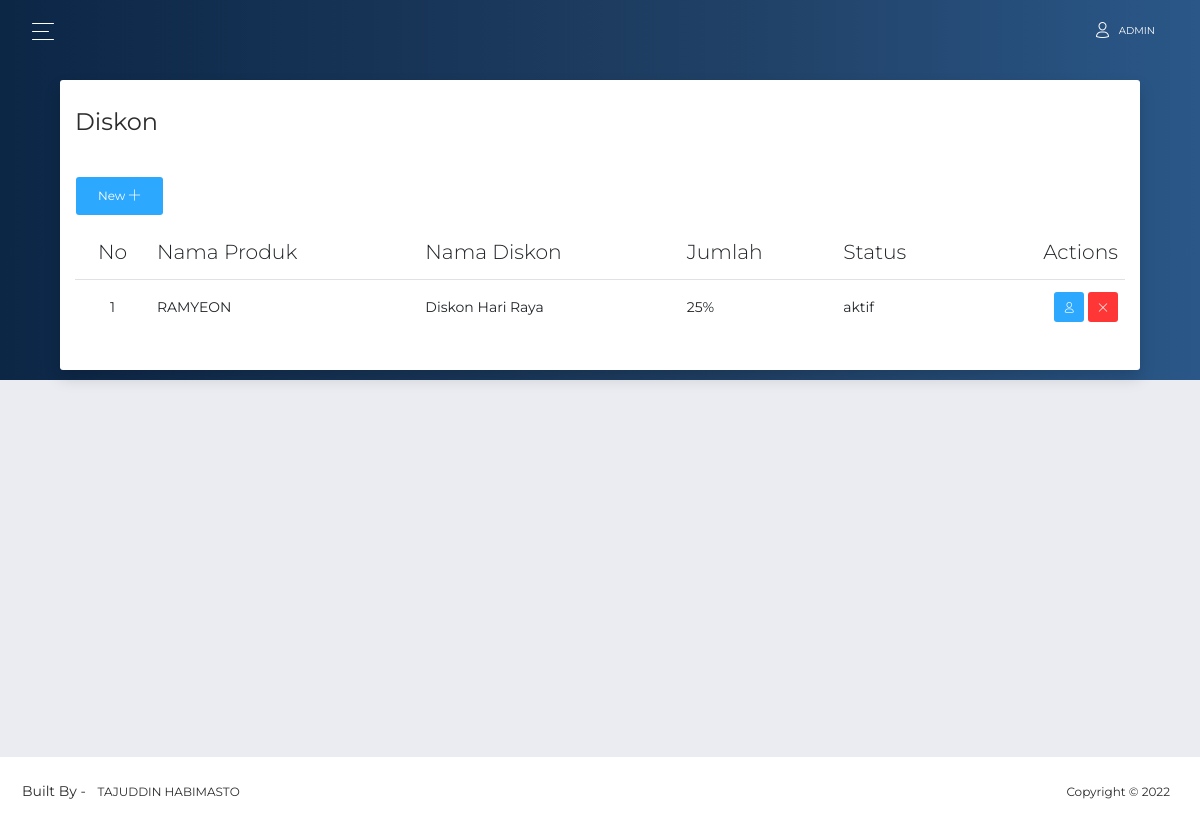
/admin/index.php?p=diskon (signed in), run on the app's committed database.
### tables this page shows
CREATE TABLE `diskon` (
  `id_diskon` int(11) NOT NULL,
  `id_produk` int(11) NOT NULL,
  `nama_diskon` varchar(100) NOT NULL,
  `jumlah_diskon` int(11) NOT NULL,
  `status` varchar(100) NOT NULL
);

CREATE TABLE `produk` (
  `id_produk` int(11) NOT NULL,
  `kategori_produk` varchar(50) NOT NULL,
  `nama_produk` varchar(100) NOT NULL,
  `detail_produk` varchar(300) NOT NULL,
  `harga_produk` double NOT NULL,
  `foto_produk` varchar(100) NOT NULL
);

### system/system.php (called while the page is built, shortened)
<?php
class koneksi{
    public $conn;
    function __construct()
    {
       $this->conn =  mysqli_connect("localhost", "root","","u6972820_cafe");
    }
function selectAll($query){
    $result = mysqli_query( $this->conn , $query);
    $rows = [];
    while ($row = mysqli_fetch_assoc($result) )
    {
        $rows[] = $row;
    }
    return $rows;
}
}
?>

### admin/pages/diskon/diskon.php (the view, shortened to what this page needs)
<div class="content container " style="margin-top: -300px;">
<div class="card shadow">
  <div class="card-header">
        <h4 class="card-title">Diskon</h4>
    </div>
    <div class="card-body">
    <a href="?p=tambah-diskon"  class="btn btn-info  justify-content-end ">New  <i class="now-ui-icons ui-1_simple-add"></i></a>
    <div class="table-responsive">
    <table class="table align-items-center table-flush">
    <thead>
        <tr>
            <th class="text-center">No</th>
            <th>Nama Produk</th>
            <th>Nama Diskon</th>
            <th>Jumlah</th>
            <th>Status</th>
            <th class="text-right">Actions</th>
        </tr>
    </thead>
    <tbody>
      <?php
      $no = 1;
      $query = $koneksi->selectAll("SELECT * FROM diskon,produk WHERE diskon.id_produk = produk.id_produk");
      foreach($query as $row):
      ?>
        <tr>
            <td class="text-center"><?= $no ?></td>
            <td><?= $row["nama_produk"] ?></td>
            <td><?= $row["nama_diskon"] ?></td>
            <td><?= $row["jumlah_diskon"] ?>%</td>
            <td><?= $row["status"] ?></td>
            <td class="td-actions text-right">
                <a href="?p=edit-diskon&id=<?= $row['id_diskon'] ?>" class="btn btn-info btn-sm btn-icon">
                    <i class="now-ui-icons users_single-02"></i>
                </a>
                <a href="?p=hapus-diskon&id=<?= $row['id_diskon'] ?>" class="btn btn-danger btn-sm btn-icon">
                    <i class="now-ui-icons ui-1_simple-remove"></i>
                </a>
            </td>
        </tr>
        <?php $no++; endforeach; ?>
    </tbody>
</table>
</div>
  </div>
</div>
        </div>

### data on the page
diskon: id_produk.nama_produk "RAMYEON", nama_diskon "Diskon Hari Raya", jumlah_diskon "25", status "aktif"

### other printed values
$_SESSION['username'] "ADMIN"
